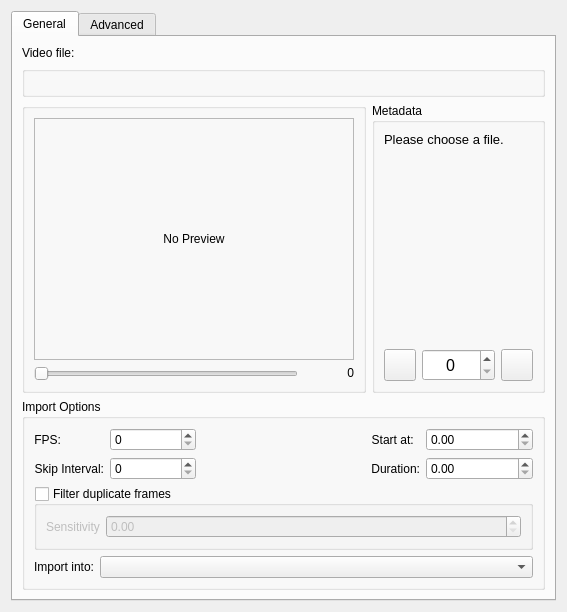
<?xml version="1.0" encoding="UTF-8"?>
<ui version="4.0">
 <author>
    SPDX-FileCopyrightText: none
    SPDX-License-Identifier: GPL-3.0-or-later
 </author>
 <class>VideoImportDialog</class>
 <widget class="QWidget" name="VideoImportDialog">
  <property name="geometry">
   <rect>
    <x>0</x>
    <y>0</y>
    <width>554</width>
    <height>559</height>
   </rect>
  </property>
  <property name="sizePolicy">
   <sizepolicy hsizetype="MinimumExpanding" vsizetype="MinimumExpanding">
    <horstretch>0</horstretch>
    <verstretch>0</verstretch>
   </sizepolicy>
  </property>
  <property name="windowTitle">
   <string>Video Animation Import</string>
  </property>
  <layout class="QVBoxLayout" name="verticalLayout_6">
   <item>
    <widget class="QTabWidget" name="tabWidget">
     <property name="currentIndex">
      <number>0</number>
     </property>
     <widget class="QWidget" name="tabGeneral">
      <attribute name="title">
       <string>General</string>
      </attribute>
      <layout class="QFormLayout" name="formLayout_5">
       <item row="0" column="0">
        <widget class="QLabel" name="fileLocationLabel">
         <property name="text">
          <string>Video file:</string>
         </property>
        </widget>
       </item>
       <item row="1" column="0" colspan="2">
        <widget class="KisWarningBlock" name="lblWarning"/>
       </item>
       <item row="2" column="0" colspan="2">
        <widget class="QWidget" name="widget_6" native="true">
         <layout class="QHBoxLayout" name="horizontalLayout_3">
          <property name="leftMargin">
           <number>0</number>
          </property>
          <property name="topMargin">
           <number>0</number>
          </property>
          <property name="rightMargin">
           <number>0</number>
          </property>
          <property name="bottomMargin">
           <number>0</number>
          </property>
          <item>
           <widget class="QGroupBox" name="groupBox_2">
            <layout class="QVBoxLayout" name="verticalLayout_2">
             <item>
              <widget class="QLabel" name="thumbnailImageHolder">
               <property name="minimumSize">
                <size>
                 <width>320</width>
                 <height>240</height>
                </size>
               </property>
               <property name="frameShape">
                <enum>QFrame::StyledPanel</enum>
               </property>
               <property name="text">
                <string>No Preview</string>
               </property>
               <property name="scaledContents">
                <bool>false</bool>
               </property>
               <property name="alignment">
                <set>Qt::AlignCenter</set>
               </property>
              </widget>
             </item>
             <item>
              <widget class="QWidget" name="widget_5" native="true">
               <property name="sizePolicy">
                <sizepolicy hsizetype="Preferred" vsizetype="Fixed">
                 <horstretch>0</horstretch>
                 <verstretch>0</verstretch>
                </sizepolicy>
               </property>
               <layout class="QHBoxLayout" name="horizontalLayout_2">
                <property name="leftMargin">
                 <number>0</number>
                </property>
                <property name="topMargin">
                 <number>0</number>
                </property>
                <property name="rightMargin">
                 <number>0</number>
                </property>
                <property name="bottomMargin">
                 <number>0</number>
                </property>
                <item>
                 <widget class="QSlider" name="videoPreviewSlider">
                  <property name="maximum">
                   <number>1</number>
                  </property>
                  <property name="orientation">
                   <enum>Qt::Horizontal</enum>
                  </property>
                 </widget>
                </item>
                <item>
                 <widget class="QLabel" name="videoPreviewSliderValueLabel">
                  <property name="sizePolicy">
                   <sizepolicy hsizetype="Preferred" vsizetype="Fixed">
                    <horstretch>0</horstretch>
                    <verstretch>0</verstretch>
                   </sizepolicy>
                  </property>
                  <property name="minimumSize">
                   <size>
                    <width>50</width>
                    <height>0</height>
                   </size>
                  </property>
                  <property name="text">
                   <string>0</string>
                  </property>
                  <property name="alignment">
                   <set>Qt::AlignRight|Qt::AlignTrailing|Qt::AlignVCenter</set>
                  </property>
                 </widget>
                </item>
               </layout>
              </widget>
             </item>
            </layout>
           </widget>
          </item>
          <item>
           <widget class="QGroupBox" name="groupBox">
            <property name="title">
             <string>Metadata</string>
            </property>
            <layout class="QVBoxLayout" name="verticalLayout_3">
             <item>
              <widget class="QLabel" name="fileLoadedDetails">
               <property name="sizePolicy">
                <sizepolicy hsizetype="Expanding" vsizetype="Expanding">
                 <horstretch>0</horstretch>
                 <verstretch>0</verstretch>
                </sizepolicy>
               </property>
               <property name="font">
                <font>
                 <pointsize>10</pointsize>
                 <kerning>true</kerning>
                </font>
               </property>
               <property name="text">
                <string>Please choose a file.</string>
               </property>
               <property name="alignment">
                <set>Qt::AlignLeading|Qt::AlignLeft|Qt::AlignTop</set>
               </property>
               <property name="wordWrap">
                <bool>true</bool>
               </property>
               <property name="margin">
                <number>8</number>
               </property>
              </widget>
             </item>
             <item>
              <layout class="QHBoxLayout" name="horizontalLayout_5">
               <item>
                <widget class="QPushButton" name="prevFrameButton">
                 <property name="sizePolicy">
                  <sizepolicy hsizetype="Fixed" vsizetype="Fixed">
                   <horstretch>0</horstretch>
                   <verstretch>0</verstretch>
                  </sizepolicy>
                 </property>
                 <property name="minimumSize">
                  <size>
                   <width>32</width>
                   <height>32</height>
                  </size>
                 </property>
                 <property name="maximumSize">
                  <size>
                   <width>32</width>
                   <height>32</height>
                  </size>
                 </property>
                 <property name="text">
                  <string/>
                 </property>
                </widget>
               </item>
               <item>
                <widget class="QSpinBox" name="currentFrameNumberInput">
                 <property name="maximumSize">
                  <size>
                   <width>96</width>
                   <height>32</height>
                  </size>
                 </property>
                 <property name="font">
                  <font>
                   <pointsize>12</pointsize>
                  </font>
                 </property>
                 <property name="alignment">
                  <set>Qt::AlignCenter</set>
                 </property>
                 <property name="maximum">
                  <number>99999</number>
                 </property>
                </widget>
               </item>
               <item>
                <widget class="QPushButton" name="nextFrameButton">
                 <property name="sizePolicy">
                  <sizepolicy hsizetype="Fixed" vsizetype="Fixed">
                   <horstretch>0</horstretch>
                   <verstretch>0</verstretch>
                  </sizepolicy>
                 </property>
                 <property name="minimumSize">
                  <size>
                   <width>32</width>
                   <height>32</height>
                  </size>
                 </property>
                 <property name="maximumSize">
                  <size>
                   <width>32</width>
                   <height>32</height>
                  </size>
                 </property>
                 <property name="text">
                  <string/>
                 </property>
                </widget>
               </item>
              </layout>
             </item>
            </layout>
           </widget>
          </item>
         </layout>
        </widget>
       </item>
       <item row="3" column="0" colspan="2">
        <widget class="QGroupBox" name="exportOptionsGroup">
         <property name="title">
          <string>Import Options</string>
         </property>
         <layout class="QFormLayout" name="formLayout_2">
          <item row="1" column="0" colspan="2">
           <widget class="QGroupBox" name="optionFilterDuplicates">
            <property name="toolTip">
             <string>Use ffmpeg to detect similar frames and reduce the total number of frames imported.</string>
            </property>
            <property name="title">
             <string>Filter duplicate frames</string>
            </property>
            <property name="flat">
             <bool>false</bool>
            </property>
            <property name="checkable">
             <bool>true</bool>
            </property>
            <property name="checked">
             <bool>false</bool>
            </property>
            <layout class="QFormLayout" name="formLayout">
             <property name="fieldGrowthPolicy">
              <enum>QFormLayout::ExpandingFieldsGrow</enum>
             </property>
             <item row="0" column="0">
              <widget class="QLabel" name="sensitivityLabel">
               <property name="sizePolicy">
                <sizepolicy hsizetype="Preferred" vsizetype="Preferred">
                 <horstretch>0</horstretch>
                 <verstretch>0</verstretch>
                </sizepolicy>
               </property>
               <property name="text">
                <string>Sensitivity</string>
               </property>
               <property name="indent">
                <number>-1</number>
               </property>
              </widget>
             </item>
             <item row="0" column="1">
              <widget class="KisDoubleSliderSpinBox" name="sensitivitySpinbox">
               <property name="sizePolicy">
                <sizepolicy hsizetype="MinimumExpanding" vsizetype="Preferred">
                 <horstretch>0</horstretch>
                 <verstretch>0</verstretch>
                </sizepolicy>
               </property>
               <property name="toolTip">
                <string>How sensitive should the duplicate frame filter be when determining
which frames are added to Skissa.
The higher the sensitivity, the more frames are added to Skissa.</string>
               </property>
              </widget>
             </item>
            </layout>
           </widget>
          </item>
          <item row="2" column="0">
           <widget class="QLabel" name="importDocumentLabel">
            <property name="text">
             <string>Import into:</string>
            </property>
            <property name="alignment">
             <set>Qt::AlignRight|Qt::AlignTrailing|Qt::AlignVCenter</set>
            </property>
           </widget>
          </item>
          <item row="2" column="1">
           <widget class="QComboBox" name="cmbDocumentHandler">
            <property name="sizePolicy">
             <sizepolicy hsizetype="MinimumExpanding" vsizetype="Fixed">
              <horstretch>0</horstretch>
              <verstretch>0</verstretch>
             </sizepolicy>
            </property>
           </widget>
          </item>
          <item row="0" column="0" colspan="2">
           <widget class="QWidget" name="widget" native="true">
            <layout class="QHBoxLayout" name="horizontalLayout_6">
             <property name="leftMargin">
              <number>0</number>
             </property>
             <property name="topMargin">
              <number>0</number>
             </property>
             <property name="rightMargin">
              <number>0</number>
             </property>
             <property name="bottomMargin">
              <number>0</number>
             </property>
             <item>
              <widget class="QWidget" name="widget_4" native="true">
               <layout class="QFormLayout" name="formLayout_7">
                <property name="leftMargin">
                 <number>0</number>
                </property>
                <property name="topMargin">
                 <number>0</number>
                </property>
                <property name="rightMargin">
                 <number>0</number>
                </property>
                <property name="bottomMargin">
                 <number>0</number>
                </property>
                <item row="0" column="0">
                 <widget class="QLabel" name="fpsLabel">
                  <property name="text">
                   <string>FPS:</string>
                  </property>
                  <property name="alignment">
                   <set>Qt::AlignRight|Qt::AlignTrailing|Qt::AlignVCenter</set>
                  </property>
                 </widget>
                </item>
                <item row="0" column="1">
                 <widget class="QSpinBox" name="fpsSpinbox"/>
                </item>
                <item row="1" column="0">
                 <widget class="QLabel" name="frameSkipLabel">
                  <property name="text">
                   <string>Skip Interval:</string>
                  </property>
                  <property name="alignment">
                   <set>Qt::AlignRight|Qt::AlignTrailing|Qt::AlignVCenter</set>
                  </property>
                 </widget>
                </item>
                <item row="1" column="1">
                 <widget class="QSpinBox" name="frameSkipSpinbox"/>
                </item>
               </layout>
              </widget>
             </item>
             <item>
              <widget class="QWidget" name="widget_2" native="true">
               <layout class="QFormLayout" name="formLayout_9">
                <property name="leftMargin">
                 <number>0</number>
                </property>
                <property name="topMargin">
                 <number>0</number>
                </property>
                <property name="rightMargin">
                 <number>0</number>
                </property>
                <property name="bottomMargin">
                 <number>0</number>
                </property>
                <item row="0" column="0" colspan="2">
                 <widget class="QLabel" name="fpsDocumentLabel">
                  <property name="text">
                   <string/>
                  </property>
                  <property name="alignment">
                   <set>Qt::AlignRight|Qt::AlignTrailing|Qt::AlignVCenter</set>
                  </property>
                 </widget>
                </item>
               </layout>
              </widget>
             </item>
             <item>
              <widget class="QWidget" name="widget_3" native="true">
               <layout class="QFormLayout" name="formLayout_8">
                <property name="leftMargin">
                 <number>0</number>
                </property>
                <property name="topMargin">
                 <number>0</number>
                </property>
                <property name="rightMargin">
                 <number>0</number>
                </property>
                <property name="bottomMargin">
                 <number>0</number>
                </property>
                <item row="0" column="0">
                 <widget class="QLabel" name="startExportingAtLabel">
                  <property name="text">
                   <string>Start at: </string>
                  </property>
                  <property name="alignment">
                   <set>Qt::AlignRight|Qt::AlignTrailing|Qt::AlignVCenter</set>
                  </property>
                 </widget>
                </item>
                <item row="0" column="1">
                 <widget class="QDoubleSpinBox" name="startExportingAtSpinbox">
                  <property name="sizePolicy">
                   <sizepolicy hsizetype="Minimum" vsizetype="Fixed">
                    <horstretch>0</horstretch>
                    <verstretch>0</verstretch>
                   </sizepolicy>
                  </property>
                  <property name="minimumSize">
                   <size>
                    <width>100</width>
                    <height>0</height>
                   </size>
                  </property>
                 </widget>
                </item>
                <item row="1" column="0">
                 <widget class="QLabel" name="exportDurationLabel">
                  <property name="text">
                   <string>Duration:</string>
                  </property>
                  <property name="alignment">
                   <set>Qt::AlignRight|Qt::AlignTrailing|Qt::AlignVCenter</set>
                  </property>
                 </widget>
                </item>
                <item row="1" column="1">
                 <widget class="QDoubleSpinBox" name="exportDurationSpinbox">
                  <property name="sizePolicy">
                   <sizepolicy hsizetype="Minimum" vsizetype="Fixed">
                    <horstretch>0</horstretch>
                    <verstretch>0</verstretch>
                   </sizepolicy>
                  </property>
                  <property name="minimumSize">
                   <size>
                    <width>100</width>
                    <height>0</height>
                   </size>
                  </property>
                 </widget>
                </item>
               </layout>
              </widget>
             </item>
            </layout>
           </widget>
          </item>
         </layout>
        </widget>
       </item>
       <item row="0" column="1">
        <widget class="KisFileNameRequester" name="fileLocation" native="true"/>
       </item>
      </layout>
     </widget>
     <widget class="QWidget" name="tabOptions">
      <attribute name="title">
       <string>Advanced</string>
      </attribute>
      <layout class="QFormLayout" name="formLayout_6">
       <item row="0" column="0" colspan="2">
        <widget class="QGroupBox" name="optionsDocumentGroup">
         <property name="title">
          <string>Document</string>
         </property>
         <layout class="QFormLayout" name="formLayout1">
          <item row="0" column="0">
           <widget class="QLabel" name="documentWidthLabel">
            <property name="text">
             <string>Width:</string>
            </property>
            <property name="alignment">
             <set>Qt::AlignRight|Qt::AlignTrailing|Qt::AlignVCenter</set>
            </property>
           </widget>
          </item>
          <item row="0" column="1">
           <widget class="QSpinBox" name="documentWidthSpinbox"/>
          </item>
          <item row="1" column="0">
           <widget class="QLabel" name="documentHeightLabel">
            <property name="text">
             <string>Height:</string>
            </property>
            <property name="alignment">
             <set>Qt::AlignRight|Qt::AlignTrailing|Qt::AlignVCenter</set>
            </property>
           </widget>
          </item>
          <item row="1" column="1">
           <widget class="QSpinBox" name="documentHeightSpinbox"/>
          </item>
         </layout>
        </widget>
       </item>
       <item row="1" column="0" colspan="2">
        <widget class="QGroupBox" name="optionsImportVideoScaleGroup">
         <property name="title">
          <string>Import Video Scale</string>
         </property>
         <layout class="QFormLayout" name="formLayout_3">
          <item row="0" column="0">
           <widget class="QLabel" name="videoWidthLabel">
            <property name="text">
             <string>Width:</string>
            </property>
            <property name="alignment">
             <set>Qt::AlignRight|Qt::AlignTrailing|Qt::AlignVCenter</set>
            </property>
           </widget>
          </item>
          <item row="0" column="1">
           <widget class="QSpinBox" name="videoWidthSpinbox"/>
          </item>
          <item row="1" column="0">
           <widget class="QLabel" name="videoHeightLabel">
            <property name="text">
             <string>Height:</string>
            </property>
            <property name="alignment">
             <set>Qt::AlignRight|Qt::AlignTrailing|Qt::AlignVCenter</set>
            </property>
           </widget>
          </item>
          <item row="1" column="1">
           <widget class="QSpinBox" name="videoHeightSpinbox"/>
          </item>
          <item row="2" column="0">
           <widget class="QLabel" name="videoScaleFilterLabel">
            <property name="text">
             <string comment="Resize interpolation method list label">Filter:</string>
            </property>
            <property name="alignment">
             <set>Qt::AlignRight|Qt::AlignTrailing|Qt::AlignVCenter</set>
            </property>
           </widget>
          </item>
          <item row="2" column="1">
           <widget class="QComboBox" name="cmbVideoScaleFilter"/>
          </item>
         </layout>
        </widget>
       </item>
       <item row="2" column="0" colspan="2">
        <widget class="QGroupBox" name="optionsFFMpegGroup">
         <property name="title">
          <string>FFmpeg</string>
         </property>
         <layout class="QFormLayout" name="formLayout_4">
          <item row="0" column="0">
           <widget class="QLabel" name="ffmpegLocationLabel">
            <property name="text">
             <string>FFmpeg path:</string>
            </property>
           </widget>
          </item>
          <item row="0" column="1">
           <layout class="QHBoxLayout" name="horizontalLayout">
            <item>
             <widget class="QComboBox" name="cmbFFMpegLocation"/>
            </item>
            <item>
             <widget class="QToolButton" name="ffmpegPickerButton">
              <property name="sizePolicy">
               <sizepolicy hsizetype="Fixed" vsizetype="Minimum">
                <horstretch>0</horstretch>
                <verstretch>0</verstretch>
               </sizepolicy>
              </property>
              <property name="text">
               <string>...</string>
              </property>
             </widget>
            </item>
           </layout>
          </item>
          <item row="1" column="0">
           <widget class="QLabel" name="ffprobeLocationLabel">
            <property name="text">
             <string>FFprobe path:</string>
            </property>
           </widget>
          </item>
          <item row="1" column="1">
           <layout class="QHBoxLayout" name="horizontalLayout_4">
            <item>
             <widget class="QComboBox" name="cmbFFProbeLocation"/>
            </item>
            <item>
             <widget class="QToolButton" name="ffprobePickerButton">
              <property name="sizePolicy">
               <sizepolicy hsizetype="Fixed" vsizetype="Minimum">
                <horstretch>0</horstretch>
                <verstretch>0</verstretch>
               </sizepolicy>
              </property>
              <property name="text">
               <string>...</string>
              </property>
             </widget>
            </item>
           </layout>
          </item>
         </layout>
        </widget>
       </item>
      </layout>
     </widget>
    </widget>
   </item>
  </layout>
 </widget>
 <customwidgets>
  <customwidget>
   <class>KisDoubleSliderSpinBox</class>
   <extends>QDoubleSpinBox</extends>
   <header location="global">kis_slider_spin_box.h</header>
   <container>1</container>
  </customwidget>
  <customwidget>
   <class>KisWarningBlock</class>
   <extends>QGroupBox</extends>
   <header location="global">kis_warning_block.h</header>
   <container>1</container>
  </customwidget>
  <customwidget>
   <class>KisFileNameRequester</class>
   <extends>QWidget</extends>
   <header location="global">kis_file_name_requester.h</header>
   <container>1</container>
  </customwidget>
 </customwidgets>
 <tabstops>
  <tabstop>tabWidget</tabstop>
  <tabstop>videoPreviewSlider</tabstop>
  <tabstop>prevFrameButton</tabstop>
  <tabstop>currentFrameNumberInput</tabstop>
  <tabstop>nextFrameButton</tabstop>
  <tabstop>fpsSpinbox</tabstop>
  <tabstop>frameSkipSpinbox</tabstop>
  <tabstop>startExportingAtSpinbox</tabstop>
  <tabstop>exportDurationSpinbox</tabstop>
  <tabstop>optionFilterDuplicates</tabstop>
  <tabstop>sensitivitySpinbox</tabstop>
  <tabstop>cmbDocumentHandler</tabstop>
  <tabstop>documentWidthSpinbox</tabstop>
  <tabstop>documentHeightSpinbox</tabstop>
  <tabstop>videoWidthSpinbox</tabstop>
  <tabstop>videoHeightSpinbox</tabstop>
  <tabstop>cmbVideoScaleFilter</tabstop>
  <tabstop>cmbFFMpegLocation</tabstop>
  <tabstop>ffmpegPickerButton</tabstop>
  <tabstop>cmbFFProbeLocation</tabstop>
  <tabstop>ffprobePickerButton</tabstop>
 </tabstops>
 <resources/>
 <connections/>
</ui>
